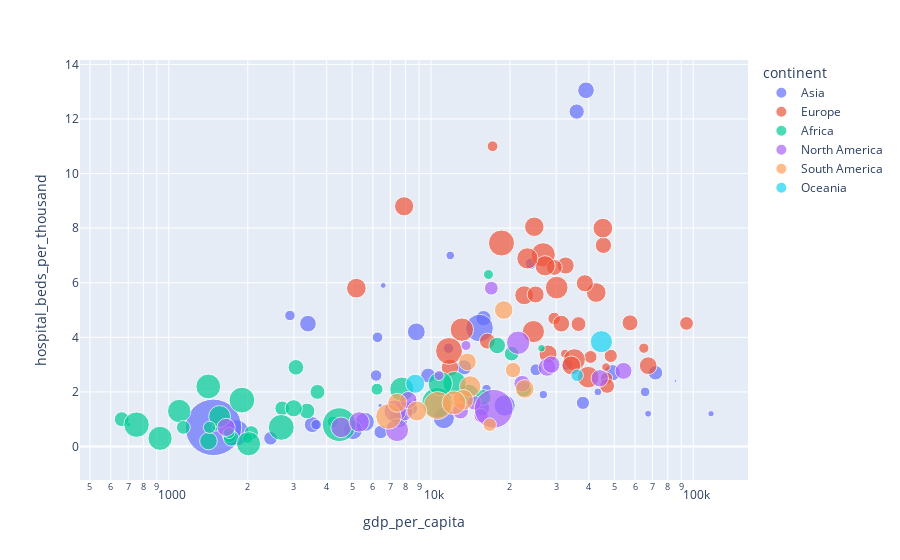

Notebook code for this chart:
### Code cell
fig = px.scatter(covid_groupby, x="gdp_per_capita", y="hospital_beds_per_thousand", size="deaths_ratio", color="continent",
           hover_name="country",log_x=True, size_max=40)
fig.show()

### Figure 1 — Plotly figure (JSON) as saved in the notebook; plotly's stock layout.template omitted (floating-point values rounded to 4 significant figures)
{"data": [{"hovertemplate": "<b>%{hovertext}</b><br><br>continent=Asia<br>gdp_per_capita=%{x}<br>hospital_beds_per_thousand=%{y}<br>deaths_ratio=%{marker.size}<extra></extra>", "hovertext": ["Afghanistan", "Armenia", "Azerbaijan", "Bahrain", "Bangladesh", "Bhutan", "Brunei", "Cambodia", "China", "Georgia", "India", "Indonesia", "Iran", "Iraq", "Israel", "Japan", "Jordan", "Kazakhstan", "Kuwait", "Kyrgyzstan", "Laos", "Lebanon", "Malaysia", "Mongolia", "Myanmar", "Nepal", "Oman", "Pakistan", "Philippines", "Qatar", "Saudi Arabia", "Singapore", "South Korea", "Sri Lanka", "Tajikistan", "Thailand", "Timor", "Turkey", "United Arab Emirates", "Uzbekistan", "Vietnam", "Yemen"], "legendgroup": "Asia", "marker": {"color": "#636efa", "size": [4.311, 1.965, 1.452, 0.374, 1.561, 0.07639, 1.293, 0.6816, 4.715, 1.353, 1.111, 2.773, 2.79, 1.398, 0.7617, 1.701, 1.28, 0.8137, 0.5794, 1.702, 0.1186, 1.424, 0.4159, 0.4531, 2.245, 1.146, 1.071, 2.241, 1.678, 0.2506, 1.652, 0.05028, 1.433, 0.6871, 0.6763, 0.5715, 0.2099, 0.8792, 0.2984, 0.6923, 0.82, 19.69], "sizemode": "area", "sizeref": 0.01231, "symbol": "circle"}, "mode": "markers", "name": "Asia", "orientation": "v", "showlegend": true, "type": "scatter", "x": [1804.0, 8788.0, 15850.0, 43290.0, 3524.0, 8709.0, 71810.0, 3645.0, 15310.0, 9745.0, 6427.0, 11190.0, 19080.0, 15660.0, 33130.0, 39000.0, 8337.0, 24060.0, 65530.0, 3393.0, 6397.0, 13370.0, 26810.0, 11840.0, 5592.0, 2443.0, 37960.0, 5035.0, 7599.0, 116900.0, 49050.0, 85540.0, 35940.0, 11670.0, 2897.0, 16280.0, 6570.0, 25130.0, 67290.0, 6253.0, 6172.0, 1479.0], "xaxis": "x", "y": [0.5, 4.2, 4.7, 2, 0.8, 1.7, 2.7, 0.8, 4.34, 2.6, 0.53, 1.04, 1.5, 1.4, 2.99, 13.05, 1.4, 6.7, 2, 4.5, 1.5, 2.9, 1.9, 7, 0.9, 0.3, 1.6, 0.6, 1, 1.2, 2.7, 2.4, 12.27, 3.6, 4.8, 2.1, 5.9, 2.81, 1.2, 4, 2.6, 0.7], "yaxis": "y"}, {"hovertemplate": "<b>%{hovertext}</b><br><br>continent=Europe<br>gdp_per_capita=%{x}<br>hospital_beds_per_thousand=%{y}<br>deaths_ratio=%{marker.size}<extra></extra>", "hovertext": ["Albania", "Austria", "Belarus", "Belgium", "Bosnia and Herzegovina", "Bulgaria", "Croatia", "Cyprus", "Czechia", "Denmark", "Estonia", "Finland", "France", "Germany", "Greece", "Hungary", "Iceland", "Ireland", "Italy", "Latvia", "Lithuania", "Luxembourg", "Malta", "Moldova", "Montenegro", "Netherlands", "North Macedonia", "Norway", "Poland", "Portugal", "Romania", "Russia", "Slovakia", "Slovenia", "Spain", "Sweden", "Switzerland", "Ukraine", "United Kingdom"], "legendgroup": "Europe", "marker": {"color": "#EF553B", "size": [1.844, 1.645, 0.7185, 2.392, 4.475, 4.184, 2.212, 0.4874, 1.809, 0.931, 0.9639, 1.032, 1.816, 2.397, 3.025, 3.664, 0.4428, 1.939, 2.988, 1.772, 1.547, 1.167, 1.368, 2.378, 1.58, 1.086, 3.38, 0.646, 2.517, 2.018, 2.764, 2.339, 3.158, 1.734, 2.196, 1.366, 1.573, 2.275, 2.863], "sizemode": "area", "sizeref": 0.01231, "symbol": "circle"}, "mode": "markers", "name": "Europe", "orientation": "v", "showlegend": true, "type": "scatter", "x": [11800.0, 45440.0, 17170.0, 42660.0, 11710.0, 18560.0, 22670.0, 32420.0, 32610.0, 46680.0, 29480.0, 40590.0, 38610.0, 45230.0, 24570.0, 26780.0, 46480.0, 67340.0, 35220.0, 25060.0, 29520.0, 94280.0, 36510.0, 5190.0, 16410.0, 48470.0, 13110.0, 64800.0, 27220.0, 27940.0, 23310.0, 24770.0, 30160.0, 31400.0, 34270.0, 46950.0, 57410.0, 7894.0, 39750.0], "xaxis": "x", "y": [2.89, 7.37, 11, 5.64, 3.5, 7.454, 5.54, 3.4, 6.63, 2.5, 4.69, 3.28, 5.98, 8, 4.21, 7.02, 2.91, 2.96, 3.18, 5.57, 6.56, 4.51, 4.485, 5.8, 3.861, 3.32, 4.28, 3.6, 6.62, 3.39, 6.892, 8.05, 5.82, 4.5, 2.97, 2.22, 4.53, 8.8, 2.54], "yaxis": "y"}, {"hovertemplate": "<b>%{hovertext}</b><br><br>continent=Africa<br>gdp_per_capita=%{x}<br>hospital_beds_per_thousand=%{y}<br>deaths_ratio=%{marker.size}<extra></extra>", "hovertext": ["Algeria", "Benin", "Botswana", "Burkina Faso", "Burundi", "Cameroon", "Cape Verde", "Central African Republic", "Comoros", "Djibouti", "Egypt", "Equatorial Guinea", "Eritrea", "Eswatini", "Ethiopia", "Gabon", "Gambia", "Ghana", "Guinea", "Kenya", "Liberia", "Libya", "Madagascar", "Malawi", "Mali", "Mauritius", "Morocco", "Mozambique", "Niger", "Sao Tome and Principe", "Seychelles", "South Africa", "Sudan", "Tanzania", "Togo", "Tunisia", "Uganda", "Zambia", "Zimbabwe"], "legendgroup": "Africa", "marker": {"color": "#00cc96", "size": [2.695, 1.259, 1.524, 1.231, 0.1378, 1.536, 0.887, 1.369, 3.778, 1.318, 5.821, 1.456, 0.3609, 3.628, 1.505, 0.6065, 2.938, 0.8384, 0.6695, 1.82, 3.989, 1.702, 1.919, 3.368, 3.597, 1.32, 1.767, 1.175, 3.59, 1.501, 0.3585, 3.421, 7.011, 4.126, 0.9408, 3.644, 0.813, 1.365, 4.102], "sizemode": "area", "sizeref": 0.01231, "symbol": "circle"}, "mode": "markers", "name": "Africa", "orientation": "v", "showlegend": true, "type": "scatter", "x": [13910.0, 2064.0, 15810.0, 1703.0, 702.2, 3365.0, 6223.0, 661.2, 1414.0, 2705.0, 10550.0, 22600.0, 1510.0, 7739.0, 1730.0, 16560.0, 1562.0, 4228.0, 1999.0, 2993.0, 752.8, 17880.0, 1416.0, 1095.0, 2014.0, 20290.0, 7485.0, 1136.0, 926, 3053.0, 26380.0, 12290.0, 4467.0, 2683.0, 1430.0, 10850.0, 1698.0, 3689.0, 1900.0], "xaxis": "x", "y": [1.9, 0.5, 1.8, 0.4, 0.8, 1.3, 2.1, 1, 2.2, 1.4, 1.6, 2.1, 0.7, 2.1, 0.3, 6.3, 1.1, 0.9, 0.3, 1.4, 0.8, 3.7, 0.2, 1.3, 0.1, 3.4, 1.1, 0.7, 0.3, 2.9, 3.6, 2.32, 0.8, 0.7, 0.7, 2.3, 0.5, 2, 1.7], "yaxis": "y"}, {"hovertemplate": "<b>%{hovertext}</b><br><br>continent=North America<br>gdp_per_capita=%{x}<br>hospital_beds_per_thousand=%{y}<br>deaths_ratio=%{marker.size}<extra></extra>", "hovertext": ["Antigua and Barbuda", "Bahamas", "Barbados", "Belize", "Canada", "Costa Rica", "Dominican Republic", "El Salvador", "Grenada", "Guatemala", "Haiti", "Honduras", "Jamaica", "Mexico", "Nicaragua", "Panama", "Saint Lucia", "Saint Vincent and the Grenadines", "Trinidad and Tobago", "United States"], "legendgroup": "North America", "marker": {"color": "#ab63fa", "size": [3.357, 1.96, 1.183, 2.534, 1.857, 1.263, 1.291, 3.071, 0.6211, 3.259, 2.027, 2.637, 1.849, 9.254, 2.572, 1.695, 1.581, 0.6186, 1.848, 1.78], "sizemode": "area", "sizeref": 0.01231, "symbol": "circle"}, "mode": "markers", "name": "North America", "orientation": "v", "showlegend": true, "type": "scatter", "x": [21490.0, 27720.0, 16980.0, 7824.0, 44020.0, 15520.0, 14600.0, 7292.0, 13590.0, 7424.0, 1653.0, 4542.0, 8194.0, 17340.0, 5321.0, 22270.0, 12950.0, 10730.0, 28760.0, 54230.0], "xaxis": "x", "y": [3.8, 2.9, 5.8, 1.3, 2.5, 1.13, 1.6, 1.3, 3.7, 0.6, 0.7, 0.7, 1.7, 1.38, 0.9, 2.3, 1.3, 2.6, 3, 2.77], "yaxis": "y"}, {"hovertemplate": "<b>%{hovertext}</b><br><br>continent=South America<br>gdp_per_capita=%{x}<br>hospital_beds_per_thousand=%{y}<br>deaths_ratio=%{marker.size}<extra></extra>", "hovertext": ["Argentina", "Bolivia", "Brazil", "Chile", "Colombia", "Ecuador", "Guyana", "Paraguay", "Peru", "Suriname", "Uruguay", "Venezuela"], "legendgroup": "South America", "marker": {"color": "#FFA15A", "size": [2.129, 4.052, 2.791, 2.158, 2.617, 4.831, 2.232, 2.452, 3.511, 1.943, 1.454, 1.116], "sizemode": "area", "sizeref": 0.01231, "symbol": "circle"}, "mode": "markers", "name": "South America", "orientation": "v", "showlegend": true, "type": "scatter", "x": [18930.0, 6886.0, 14100.0, 22770.0, 13250.0, 10580.0, 7435.0, 8827.0, 12240.0, 13770.0, 20550.0, 16750.0], "xaxis": "x", "y": [5, 1.1, 2.2, 2.11, 1.71, 1.5, 1.6, 1.3, 1.6, 3.1, 2.8, 0.8], "yaxis": "y"}, {"hovertemplate": "<b>%{hovertext}</b><br><br>continent=Oceania<br>gdp_per_capita=%{x}<br>hospital_beds_per_thousand=%{y}<br>deaths_ratio=%{marker.size}<extra></extra>", "hovertext": ["Australia", "Fiji", "New Zealand"], "legendgroup": "Oceania", "marker": {"color": "#19d3f3", "size": [3.034, 2.247, 0.9782], "sizemode": "area", "sizeref": 0.01231, "symbol": "circle"}, "mode": "markers", "name": "Oceania", "orientation": "v", "showlegend": true, "type": "scatter", "x": [44650.0, 8703.0, 36090.0], "xaxis": "x", "y": [3.84, 2.3, 2.61], "yaxis": "y"}], "layout": {"legend": {"itemsizing": "constant", "title": {"text": "continent"}, "tracegroupgap": 0}, "margin": {"t": 60}, "xaxis": {"anchor": "y", "domain": [0, 1], "title": {"text": "gdp_per_capita"}, "type": "log"}, "yaxis": {"anchor": "x", "domain": [0, 1], "title": {"text": "hospital_beds_per_thousand"}}}}
